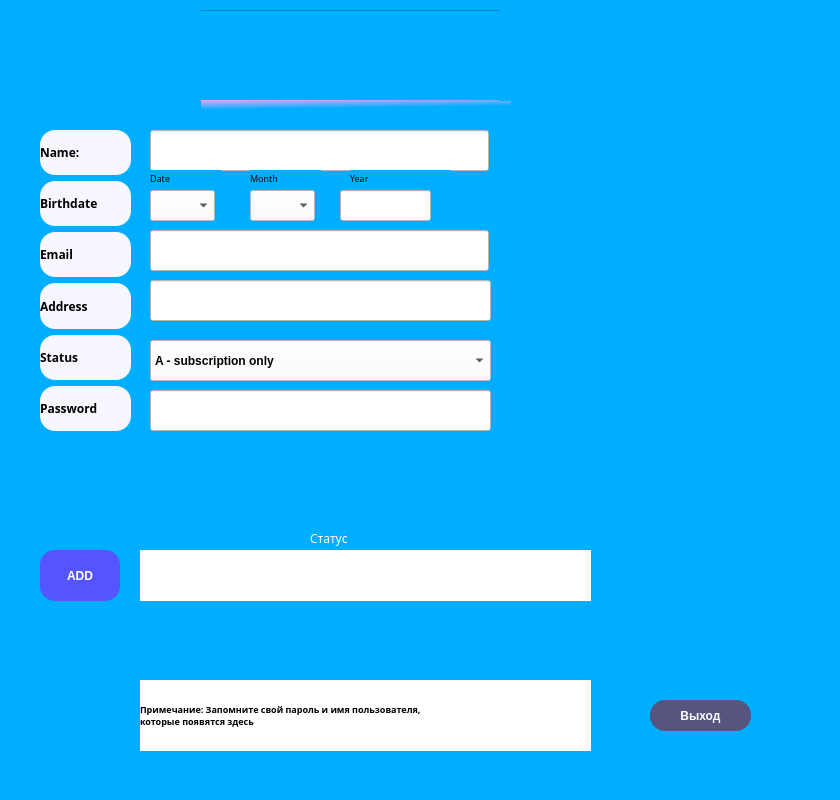
<?xml version="1.0" encoding="UTF-8"?>
<ui version="4.0">
 <class>registerdialog</class>
 <widget class="QDialog" name="registerdialog">
  <property name="geometry">
   <rect>
    <x>0</x>
    <y>0</y>
    <width>840</width>
    <height>800</height>
   </rect>
  </property>
  <property name="minimumSize">
   <size>
    <width>840</width>
    <height>800</height>
   </size>
  </property>
  <property name="maximumSize">
   <size>
    <width>840</width>
    <height>800</height>
   </size>
  </property>
  <property name="font">
   <font>
    <weight>75</weight>
    <bold>true</bold>
   </font>
  </property>
  <property name="windowTitle">
   <string>Регистрация</string>
  </property>
  <property name="windowIcon">
   <iconset resource="resource.qrc">
    <normaloff>:/img/lo.png</normaloff>:/img/lo.png</iconset>
  </property>
  <property name="styleSheet">
   <string notr="true">*{
	background-color:#00aeff;
}</string>
  </property>
  <widget class="QLabel" name="comment_register">
   <property name="geometry">
    <rect>
     <x>140</x>
     <y>550</y>
     <width>451</width>
     <height>51</height>
    </rect>
   </property>
   <property name="font">
    <font>
     <family>Arial Black</family>
     <pointsize>7</pointsize>
     <weight>75</weight>
     <bold>true</bold>
    </font>
   </property>
   <property name="styleSheet">
    <string notr="true">#comment_register{
	
	background-color: rgb(255, 255, 255);
	color:black;
}</string>
   </property>
   <property name="text">
    <string/>
   </property>
  </widget>
  <widget class="QLabel" name="status_register">
   <property name="geometry">
    <rect>
     <x>310</x>
     <y>530</y>
     <width>141</width>
     <height>16</height>
    </rect>
   </property>
   <property name="font">
    <font>
     <family>Franklin Gothic Demi</family>
     <weight>50</weight>
     <bold>false</bold>
    </font>
   </property>
   <property name="styleSheet">
    <string notr="true">#status_register{
	color:white;
}</string>
   </property>
   <property name="text">
    <string>Статус</string>
   </property>
  </widget>
  <widget class="QWidget" name="verticalLayoutWidget">
   <property name="geometry">
    <rect>
     <x>40</x>
     <y>130</y>
     <width>91</width>
     <height>301</height>
    </rect>
   </property>
   <layout class="QVBoxLayout" name="verticalLayout">
    <item>
     <widget class="QLabel" name="name_register">
      <property name="font">
       <font>
        <family>Arial Black</family>
        <weight>75</weight>
        <bold>true</bold>
       </font>
      </property>
      <property name="styleSheet">
       <string notr="true">#name_register{
	background-color: rgb(247, 247, 255);
	color:black;
	border-radius: 15px;
}</string>
      </property>
      <property name="text">
       <string>Name:</string>
      </property>
     </widget>
    </item>
    <item>
     <widget class="QLabel" name="birthDate">
      <property name="font">
       <font>
        <family>Arial Black</family>
        <weight>75</weight>
        <bold>true</bold>
       </font>
      </property>
      <property name="styleSheet">
       <string notr="true">#birthDate{
	background-color: rgb(247, 247, 255);
	color:black;
	border-radius: 15px;
}</string>
      </property>
      <property name="text">
       <string>Birthdate</string>
      </property>
     </widget>
    </item>
    <item>
     <widget class="QLabel" name="email_register">
      <property name="font">
       <font>
        <family>Arial Black</family>
        <weight>75</weight>
        <bold>true</bold>
       </font>
      </property>
      <property name="styleSheet">
       <string notr="true">#email_register{
	background-color: rgb(247, 247, 255);
	color:black;
	border-radius: 15px;
}</string>
      </property>
      <property name="text">
       <string>Email</string>
      </property>
     </widget>
    </item>
    <item>
     <widget class="QLabel" name="address_register">
      <property name="font">
       <font>
        <family>Arial Black</family>
        <weight>75</weight>
        <bold>true</bold>
       </font>
      </property>
      <property name="styleSheet">
       <string notr="true">#address_register{
	background-color: rgb(247, 247, 255);
	color:black;
	border-radius: 15px;
}</string>
      </property>
      <property name="text">
       <string>Address</string>
      </property>
     </widget>
    </item>
    <item>
     <widget class="QLabel" name="statusCombo">
      <property name="font">
       <font>
        <family>Arial Black</family>
        <weight>75</weight>
        <bold>true</bold>
       </font>
      </property>
      <property name="styleSheet">
       <string notr="true">#statusCombo{
	background-color: rgb(247, 247, 255);
	color:black;
	border-radius: 15px;
}</string>
      </property>
      <property name="text">
       <string>Status</string>
      </property>
     </widget>
    </item>
    <item>
     <widget class="QLabel" name="password_regi">
      <property name="font">
       <font>
        <family>Arial Black</family>
        <weight>75</weight>
        <bold>true</bold>
       </font>
      </property>
      <property name="styleSheet">
       <string notr="true">#password_regi{
	background-color: rgb(247, 247, 255);
	color:black;
	border-radius: 15px;
}</string>
      </property>
      <property name="text">
       <string>Password</string>
      </property>
     </widget>
    </item>
   </layout>
  </widget>
  <widget class="QLineEdit" name="nameedit_register">
   <property name="geometry">
    <rect>
     <x>150</x>
     <y>130</y>
     <width>339</width>
     <height>41</height>
    </rect>
   </property>
   <property name="styleSheet">
    <string notr="true">#nameedit_register{
	
	background-color: rgb(255, 255, 255);
}</string>
   </property>
  </widget>
  <widget class="QLineEdit" name="birthDateedit_register">
   <property name="geometry">
    <rect>
     <x>340</x>
     <y>190</y>
     <width>91</width>
     <height>31</height>
    </rect>
   </property>
   <property name="styleSheet">
    <string notr="true">#birthDateedit_register{
	
	background-color: rgb(255, 255, 255);
}</string>
   </property>
  </widget>
  <widget class="QLineEdit" name="emailedit_register">
   <property name="geometry">
    <rect>
     <x>150</x>
     <y>230</y>
     <width>339</width>
     <height>41</height>
    </rect>
   </property>
   <property name="styleSheet">
    <string notr="true">#emailedit_register{
	
	background-color: rgb(255, 255, 255);
}</string>
   </property>
  </widget>
  <widget class="QLineEdit" name="addressedit_register">
   <property name="geometry">
    <rect>
     <x>150</x>
     <y>280</y>
     <width>341</width>
     <height>41</height>
    </rect>
   </property>
   <property name="styleSheet">
    <string notr="true">#addressedit_register{
	
	background-color: rgb(255, 255, 255);
}</string>
   </property>
  </widget>
  <widget class="QPushButton" name="enter_register">
   <property name="geometry">
    <rect>
     <x>40</x>
     <y>550</y>
     <width>80</width>
     <height>51</height>
    </rect>
   </property>
   <property name="styleSheet">
    <string notr="true">#enter_register{
	background-color: rgb(85, 85, 255);
	border-radius: 15px;
	color:white;
}
#enter_register:hover{
	background-color: rgb(255, 85, 0);
}</string>
   </property>
   <property name="text">
    <string>ADD</string>
   </property>
  </widget>
  <widget class="QComboBox" name="comboBox_register">
   <property name="geometry">
    <rect>
     <x>150</x>
     <y>340</y>
     <width>341</width>
     <height>41</height>
    </rect>
   </property>
   <property name="styleSheet">
    <string notr="true">#comboBox_register{
	
	background-color: rgb(255, 255, 255);
}</string>
   </property>
   <item>
    <property name="text">
     <string>A - subscription only</string>
    </property>
   </item>
   <item>
    <property name="text">
     <string>R - only reading hall</string>
    </property>
   </item>
   <item>
    <property name="text">
     <string>B - reading hall and subsccription</string>
    </property>
   </item>
  </widget>
  <widget class="QComboBox" name="comboBoxDay_register">
   <property name="geometry">
    <rect>
     <x>150</x>
     <y>190</y>
     <width>65</width>
     <height>31</height>
    </rect>
   </property>
   <property name="styleSheet">
    <string notr="true">#comboBoxDay_register{
	
	background-color: rgb(255, 255, 255);
}</string>
   </property>
  </widget>
  <widget class="QComboBox" name="comboBoxMonth_register">
   <property name="geometry">
    <rect>
     <x>250</x>
     <y>190</y>
     <width>65</width>
     <height>31</height>
    </rect>
   </property>
   <property name="styleSheet">
    <string notr="true">#comboBoxMonth_register{
	
	background-color: rgb(255, 255, 255);
}</string>
   </property>
  </widget>
  <widget class="QLabel" name="birthDate_2">
   <property name="geometry">
    <rect>
     <x>150</x>
     <y>170</y>
     <width>71</width>
     <height>16</height>
    </rect>
   </property>
   <property name="font">
    <font>
     <family>Amiri</family>
     <pointsize>7</pointsize>
     <weight>50</weight>
     <bold>false</bold>
    </font>
   </property>
   <property name="styleSheet">
    <string notr="true">#birthDate{
	background-color: rgb(247, 247, 255);
	color:black;
	border-radius: 15px;
}</string>
   </property>
   <property name="text">
    <string>Date</string>
   </property>
  </widget>
  <widget class="QLabel" name="birthDate_3">
   <property name="geometry">
    <rect>
     <x>250</x>
     <y>170</y>
     <width>71</width>
     <height>16</height>
    </rect>
   </property>
   <property name="font">
    <font>
     <family>Amiri</family>
     <pointsize>7</pointsize>
     <weight>50</weight>
     <bold>false</bold>
    </font>
   </property>
   <property name="styleSheet">
    <string notr="true">#birthDate{
	background-color: rgb(247, 247, 255);
	color:black;
	border-radius: 15px;
}</string>
   </property>
   <property name="text">
    <string>Month</string>
   </property>
  </widget>
  <widget class="QLabel" name="birthDate_4">
   <property name="geometry">
    <rect>
     <x>350</x>
     <y>170</y>
     <width>101</width>
     <height>16</height>
    </rect>
   </property>
   <property name="font">
    <font>
     <family>Amiri</family>
     <pointsize>7</pointsize>
     <weight>50</weight>
     <bold>false</bold>
    </font>
   </property>
   <property name="styleSheet">
    <string notr="true">#birthDate{
	background-color: rgb(247, 247, 255);
	color:black;
	border-radius: 15px;
}</string>
   </property>
   <property name="text">
    <string>Year</string>
   </property>
  </widget>
  <widget class="QLineEdit" name="passwordedit_register">
   <property name="geometry">
    <rect>
     <x>150</x>
     <y>390</y>
     <width>341</width>
     <height>41</height>
    </rect>
   </property>
   <property name="autoFillBackground">
    <bool>false</bool>
   </property>
   <property name="styleSheet">
    <string notr="true">#passwordedit_register{
	
	background-color: rgb(255, 255, 255);
}</string>
   </property>
   <property name="locale">
    <locale language="English" country="UnitedStates"/>
   </property>
   <property name="echoMode">
    <enum>QLineEdit::PasswordEchoOnEdit</enum>
   </property>
  </widget>
  <widget class="QPushButton" name="exit_regi">
   <property name="geometry">
    <rect>
     <x>650</x>
     <y>700</y>
     <width>101</width>
     <height>31</height>
    </rect>
   </property>
   <property name="styleSheet">
    <string notr="true">#exit_regi{
	
	
	background-color: rgb(85, 85, 127);
	border-radius: 15px;
	color:white;
}
#exit_regi:hover{
	background-color: rgb(255, 85, 0);
}</string>
   </property>
   <property name="text">
    <string>Выход</string>
   </property>
  </widget>
  <widget class="QLabel" name="getpersonal_data_2">
   <property name="geometry">
    <rect>
     <x>140</x>
     <y>680</y>
     <width>451</width>
     <height>71</height>
    </rect>
   </property>
   <property name="font">
    <font>
     <family>Arial Black</family>
     <pointsize>7</pointsize>
     <weight>75</weight>
     <bold>true</bold>
    </font>
   </property>
   <property name="styleSheet">
    <string notr="true">#getpersonal_data_2{
	
	background-color: rgb(255, 255, 255);
	color:black;
}</string>
   </property>
   <property name="text">
    <string>Примечание: Запомните свой пароль и имя пользователя,&lt;br&gt; которые появятся здесь</string>
   </property>
  </widget>
  <widget class="QGraphicsView" name="graphicsView">
   <property name="geometry">
    <rect>
     <x>550</x>
     <y>120</y>
     <width>250</width>
     <height>320</height>
    </rect>
   </property>
   <property name="minimumSize">
    <size>
     <width>250</width>
     <height>320</height>
    </size>
   </property>
   <property name="maximumSize">
    <size>
     <width>250</width>
     <height>320</height>
    </size>
   </property>
   <property name="styleSheet">
    <string notr="true">#graphicsView{
	background-image: url(:/img/lieson.png);
	border-color: rgb(0, 174, 255);
}</string>
   </property>
  </widget>
  <widget class="QLabel" name="label">
   <property name="geometry">
    <rect>
     <x>510</x>
     <y>110</y>
     <width>47</width>
     <height>331</height>
    </rect>
   </property>
   <property name="text">
    <string/>
   </property>
  </widget>
  <widget class="QLabel" name="label_2">
   <property name="geometry">
    <rect>
     <x>790</x>
     <y>110</y>
     <width>31</width>
     <height>341</height>
    </rect>
   </property>
   <property name="text">
    <string/>
   </property>
  </widget>
  <widget class="QLabel" name="label_4">
   <property name="geometry">
    <rect>
     <x>550</x>
     <y>430</y>
     <width>251</width>
     <height>41</height>
    </rect>
   </property>
   <property name="text">
    <string/>
   </property>
  </widget>
  <widget class="QLabel" name="label_5">
   <property name="geometry">
    <rect>
     <x>500</x>
     <y>80</y>
     <width>311</width>
     <height>41</height>
    </rect>
   </property>
   <property name="text">
    <string/>
   </property>
  </widget>
  <widget class="QGraphicsView" name="titlegraph">
   <property name="geometry">
    <rect>
     <x>190</x>
     <y>10</y>
     <width>320</width>
     <height>100</height>
    </rect>
   </property>
   <property name="minimumSize">
    <size>
     <width>320</width>
     <height>100</height>
    </size>
   </property>
   <property name="maximumSize">
    <size>
     <width>320</width>
     <height>100</height>
    </size>
   </property>
   <property name="styleSheet">
    <string notr="true">#titlegraph{
	
	background-image: url(:/img/imag.png);
}</string>
   </property>
  </widget>
  <widget class="QLabel" name="label_3">
   <property name="geometry">
    <rect>
     <x>190</x>
     <y>100</y>
     <width>321</width>
     <height>21</height>
    </rect>
   </property>
   <property name="styleSheet">
    <string notr="true">#label_3{
	background-color: qlineargradient(spread:pad, x1:0.096, y1:0.46, x2:0, y2:0, stop:0 rgba(0, 174, 255, 255), stop:1 rgba(226, 170, 255, 255));
}</string>
   </property>
   <property name="text">
    <string/>
   </property>
  </widget>
  <widget class="QLabel" name="label_6">
   <property name="geometry">
    <rect>
     <x>120</x>
     <y>10</y>
     <width>81</width>
     <height>101</height>
    </rect>
   </property>
   <property name="styleSheet">
    <string notr="true">#label_3{
	background-color: qlineargradient(spread:pad, x1:0.096, y1:0.46, x2:0, y2:0, stop:0 rgba(0, 174, 255, 255), stop:1 rgba(226, 170, 255, 255));
}</string>
   </property>
   <property name="text">
    <string/>
   </property>
  </widget>
  <widget class="QLabel" name="label_7">
   <property name="geometry">
    <rect>
     <x>500</x>
     <y>0</y>
     <width>81</width>
     <height>101</height>
    </rect>
   </property>
   <property name="styleSheet">
    <string notr="true">#label_3{
	background-color: qlineargradient(spread:pad, x1:0.096, y1:0.46, x2:0, y2:0, stop:0 rgba(0, 174, 255, 255), stop:1 rgba(226, 170, 255, 255));
}</string>
   </property>
   <property name="text">
    <string/>
   </property>
  </widget>
 </widget>
 <resources>
  <include location="resource.qrc"/>
 </resources>
 <connections/>
</ui>
